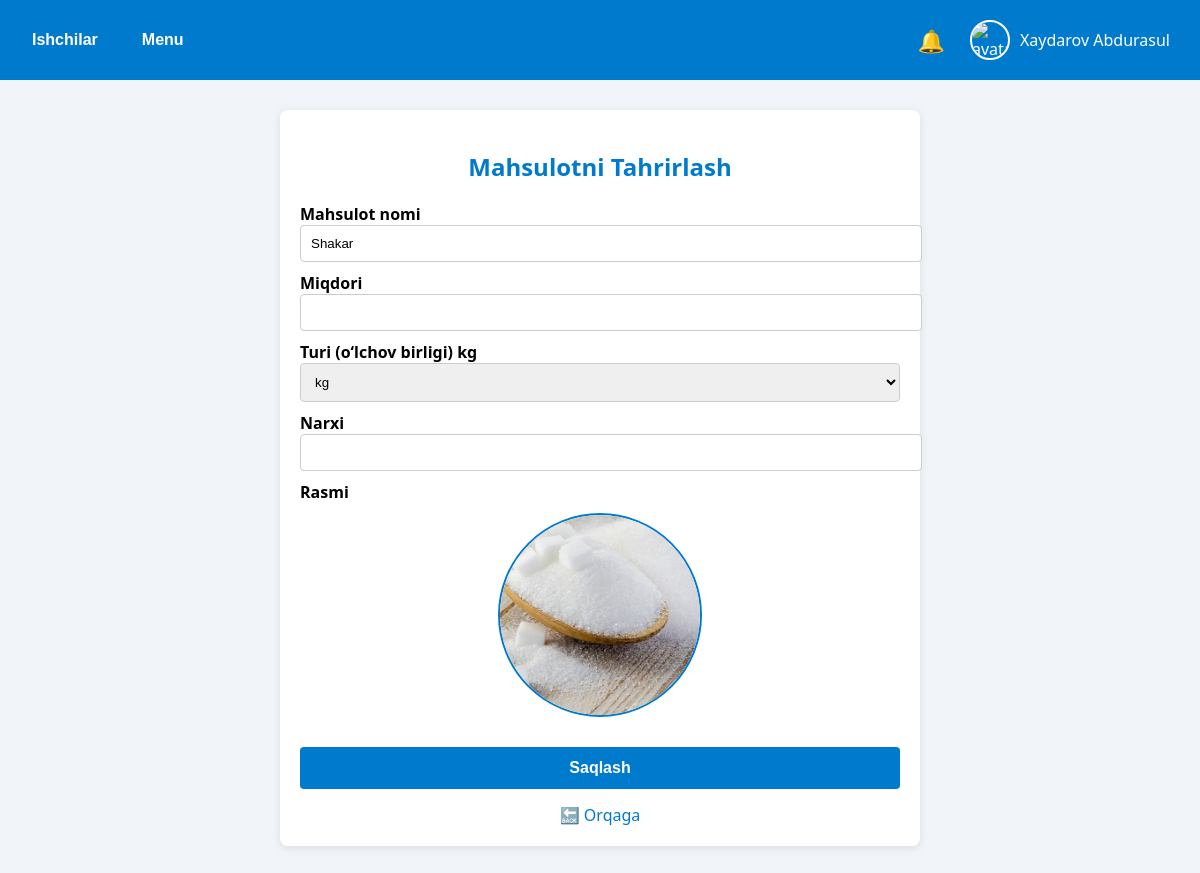
The app's page /product/2/ (signed in) with its own data.
### main/models.py (models this page shows, shortened)
class User(AbstractUser):
    id = models.BigAutoField(primary_key=True)
    USER_TYPES = (
        ('pazanda', 'Pazanda'),
        ('yetkazib_beruvchi', 'Yetkazib Beruvchi'),
        ('ega', 'Ega'),
    )
    login=models.CharField(max_length=255, blank=True, null=True)
    password = models.CharField(max_length=255, blank=True, null=True)
    tuliq_ismi = models.CharField(max_length=255, blank=True, null=True)
    type = models.CharField(max_length=20, choices=USER_TYPES)
    token = models.CharField(max_length=255, blank=True, null=True)
    tg_id = models.CharField(max_length=100, blank=True, null=True)
    tel_raqami = models.CharField(max_length=100, blank=True, null=True)
    is_active = models.BooleanField(default=True)
    @property
    def rasmi(self):
        if self.type == 'yetkazib_beruvchi':
            try:
                return YetkazibBeruvchi.objects.get(user=self).rasmi.url
            except YetkazibBeruvchi.DoesNotExist:
                return None
        elif self.type == 'pazanda':
            try:
                return Pazanda.objects.get(user=self).rasmi.url
            except Pazanda.DoesNotExist:
                return None
        return None

class Mahsulot(models.Model):
    nomi = models.CharField(max_length=255)
    rasmi = models.ImageField(upload_to='mahsulotlar/')
    narxi = models.DecimalField(max_digits=10, decimal_places=2)
    turi = models.ForeignKey(MahsulotTuri, on_delete=models.CASCADE)
    miqdori = models.FloatField(default=0)

class MahsulotTuri(models.Model):
    nomi = models.CharField(max_length=100)  # kg, dona, l
    def __str__(self):
        return self.nomi

### main/views.py (the view)
# urls.py: path('product/<int:mahsulot_id>/', seemahsulot, name='seeproduct'),
def seemahsulot(request, mahsulot_id):
    mahsulot = Mahsulot.objects.get(id=mahsulot_id)
    turs=MahsulotTuri.objects.all()
    return render(request, 'seemahsulot.html', {'mahsulot': mahsulot,'turs':turs})

### main/templates/seemahsulot.html (shortened to what this page needs)
{% extends 'egabase.html' %}
{% load static %}
{% block content %}
<div style="max-width: 600px; margin: 30px auto; background: #fff; padding: 20px; border-radius: 8px; box-shadow: 0 2px 10px rgba(0,0,0,0.1);">
    <h2 style="color: #007acc; text-align: center; margin-bottom: 20px;">Mahsulotni Tahrirlash</h2>
    <form method="POST" enctype="multipart/form-data">
        <label for="nomi" style="font-weight: bold;">Mahsulot nomi</label>
        <input type="text" id="nomi" name="nomi" value="{{ mahsulot.nomi }}" required
               style="width: 100%; padding: 10px; margin-bottom: 10px; border: 1px solid #ccc; border-radius: 4px;">
        <label for="miqdori" style="font-weight: bold;">Miqdori</label>
        <input type="number" id="miqdori" name="miqdori" value="{{ mahsulot.miqdori }}" required
               style="width: 100%; padding: 10px; margin-bottom: 10px; border: 1px solid #ccc; border-radius: 4px;">
        <label for="turi" style="font-weight: bold;">Turi (o‘lchov birligi) {{ mahsulot.turi }}  </label>
       <select id="turi" name="turi" required
               style="width: 100%; padding: 10px; margin-bottom: 10px; border: 1px solid #ccc; border-radius: 4px;">
               {% for tur in turs%}
               <option value="{{ tur.nomi }}"  >{{ tur.nomi }}</option>
               {% endfor %}
               </select>
        <label for="narxi" style="font-weight: bold;">Narxi</label>
        <input type="number" id="narxi" name="narxi" value="{{ mahsulot.narxi }}" step="0.01" required
               style="width: 100%; padding: 10px; margin-bottom: 10px; border: 1px solid #ccc; border-radius: 4px;">
        <label for="rasmi_input" style="display: block; font-weight: bold;">Rasmi</label>
        <img src="{% if mahsulot.rasmi %}{{ mahsulot.rasmi.url }}{% else %}{% static 'images/default_product.jpg' %}{% endif %}"
             alt="Mahsulot rasmi"
             id="preview-rasm"
             style="width: 200px; height: 200px; object-fit: cover; border-radius: 50%; border: 2px solid #007acc; margin: 10px auto; display: block; cursor: pointer;">
        <button type="submit"
                style="margin-top: 20px; width: 100%; padding: 12px; background: #007acc; color: #fff; border: none; border-radius: 4px; font-size: 16px; font-weight: bold; cursor: pointer;">
            Saqlash
        </button>
    </form>
    <a href="{% url 'main' %}" style="display: inline-block; margin-top: 15px; text-align: center; width: 100%; text-decoration: none; color: #007acc;">
        🔙 Orqaga
    </a>
</div>
{% endblock %}

### main/templates/egabase.html (shortened to what this page needs)
<!DOCTYPE html>
{% load static %}
<html lang="uz">
<head>
</head>
<body>
<header>
    <div class="left-nav">
        <div class="nav-group">
            <button class="nav-toggle">Ishchilar</button>
        </div>
        <div class="nav-group">
            <button class="nav-toggle">Menu</button>
        </div>
    </div>
    <div class="right-nav">
        <a href="{% url 'main' %}" class="notif-icon">🔔</a>
        <div class="profile-wrapper">
            <div class="profile">
                <img src="{% if request.user.rasmi %}{{ request.user.rasmi.url }}{% else %}{% static 'images/default_avatar.jpg' %}{% endif %}" alt="avatar">
                <span class="profile-name">{{ request.user.tuliq_ismi }}</span>
            </div>
        </div>
    </div>
</header>
{% block content %}{% endblock %}
</body>
</html>

### main/templates/egabase.html (style rules this page uses)
body { margin: 0; font-family: 'Segoe UI', Tahoma, Geneva, Verdana, sans-serif; background-color: #f1f4f8; }
header { background-color: #007acc; color: white; padding: 15px 20px; display: flex; justify-content: space-between; align-items: center; flex-wrap: wrap; }
.left-nav { display: flex; gap: 20px; flex-wrap: wrap; }
.nav-group { position: relative; }
.nav-toggle { background: none; border: none; color: white; font-weight: bold; cursor: pointer; font-size: 16px; padding: 8px 12px; border-radius: 4px; transition: background-color 0.2s; }
.right-nav { display: flex; align-items: center; gap: 15px; }
.notif-icon { font-size: 22px; cursor: pointer; transition: color 0.2s; color: white; text-decoration: none; }
.profile-wrapper { position: relative; display: inline-block; }
.profile { display: inline-flex; align-items: center; gap: 10px; cursor: pointer; padding: 5px 10px; }
.profile img { width: 36px; height: 36px; border-radius: 50%; object-fit: cover; border: 2px solid #fff; }
.profile-name { color: white; text-decoration: none; font-weight: 500; white-space: nowrap; }

### records on screen
User: user.tuliq_ismi "Xaydarov Abdurasul"
Mahsulot: nomi "Shakar", turi "kg", rasmi (picture)

### other values on screen
form field turi "kg"
